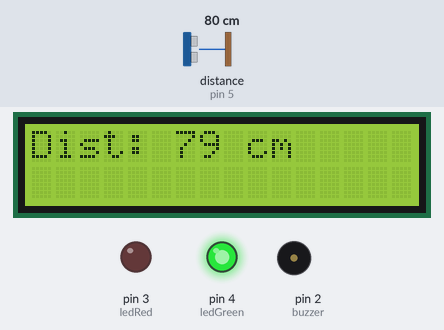
The sketch below on a simulated Arduino Uno, built with avr-gcc and run on an emulated ATmega328P. Parts: 16×2 character LCD, output pins drawn as LEDs (lit = HIGH), buzzer (waves = sounding, pin HIGH). Wiring (inferred from the names in the program): ultrasonic range finder: trigger pin 6; echo pin 5. Dashed ring = blinking. Inputs (shaded band) come from the test bench; at power-on: distance to the obstacle (sensor on pin 5) 80 cm. The echo pulse lasts 58.3 µs per cm; pins used as bus, display or sensor lines are not drawn; what the sketch prints to the serial monitor is not drawn.

Above: at 2.2 s.
2.3 s: distance to the obstacle (sensor on pin 5) set to 55 cm
At 2.9 s:
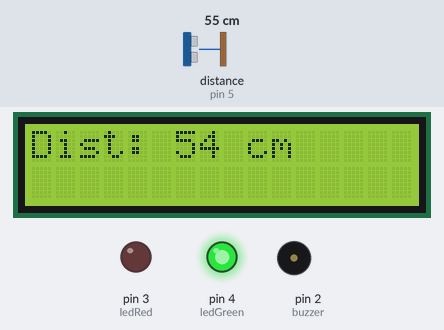
3.8 s: distance to the obstacle (sensor on pin 5) set to 47 cm
At 3.93 s:
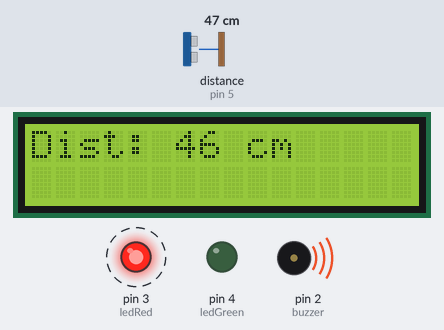
5.7 s: distance to the obstacle (sensor on pin 5) set to 9 cm
At 5.87 s:
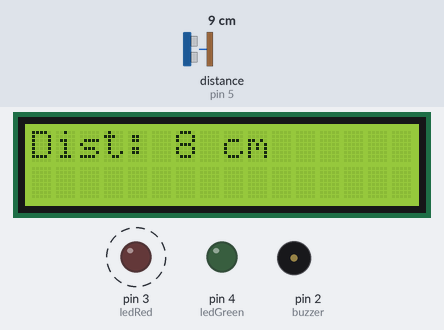
7.2 s: distance to the obstacle (sensor on pin 5) set to 250 cm
At 7.8 s:
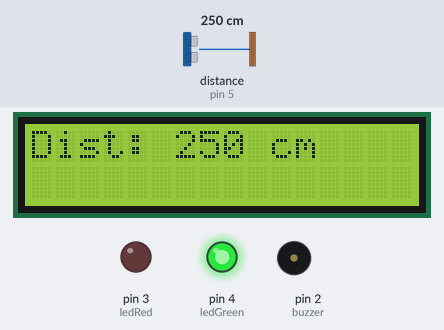
Timing chart, 0 to 9.8 s (numbered marks = the images above; inputs shaded):
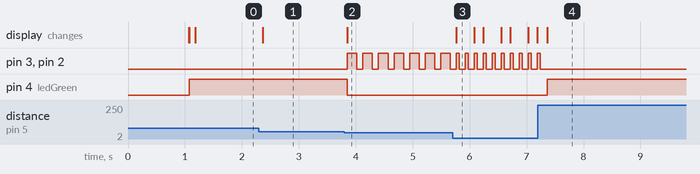

Measured:
- the behaviour switches between 51 and 50 cm on distance to the obstacle (sensor on pin 5) (found by bisection; images 1 and 2)
- after the input at 2.3 s, the display: changes after 0.06 s (image 1)
- after the input at 3.8 s, pin 3 (ledRed), pin 2 (buzzer): alternates HIGH for 0.17 s and LOW for 0.11 s, starting after 0.05 s; pin 4 (ledGreen): HIGH → LOW after 0.05 s; the display: changes after 0.05 s (image 2)
- after the input at 5.7 s, pin 3 (ledRed), pin 2 (buzzer): alternates HIGH for 0.05 s and LOW for 0.10 s, starting after 0.12 s; the display: changes after 0.06 s (image 3)
- after the input at 7.2 s, pin 3 (ledRed), pin 2 (buzzer): goes on until 7.2 s, then stays LOW; pin 4 (ledGreen): LOW → HIGH after 0.16 s; the display: changes after 0.16 s (image 4)

The sketch:

ultrasonic_alarm.ino
```cpp
#include <LiquidCrystal.h>

#define trigPin 6
#define echoPin 5
#define buzzer 2
#define ledRed 3
#define ledGreen 4

LiquidCrystal lcd(7, 8, 9, 10, 11, 12);

void setup() {
  Serial.begin(9600);
  pinMode(trigPin, OUTPUT);
  pinMode(echoPin, INPUT);
  pinMode(buzzer, OUTPUT);
  pinMode(ledRed, OUTPUT);
  pinMode(ledGreen, OUTPUT);

  lcd.begin(16, 2);
  lcd.print("Sistem Alarm");
  delay(1000);
  lcd.clear();
}

void loop() {
  long duration;
  int distance;
  int pulseDelay;

  digitalWrite(trigPin, LOW);
  delayMicroseconds(2);
  digitalWrite(trigPin, HIGH);
  delayMicroseconds(10);
  digitalWrite(trigPin, LOW);

  duration = pulseIn(echoPin, HIGH, 30000);
  distance = (duration / 2) / 29.1;

  lcd.setCursor(0, 0);
  lcd.print("Dist: ");
  lcd.print(distance);
  lcd.print(" cm    ");

  Serial.print("Distanta: ");
  Serial.print(distance);
  Serial.println(" cm");

  if (distance < 50) {
    pulseDelay = (distance * 3) + 30;

    digitalWrite(buzzer, HIGH);
    digitalWrite(ledRed, HIGH);
    digitalWrite(ledGreen, LOW);

    delay(pulseDelay);

    digitalWrite(buzzer, LOW);
    digitalWrite(ledRed, LOW);

  }
  else {
    digitalWrite(buzzer, LOW);
    digitalWrite(ledRed, LOW);
    digitalWrite(ledGreen, HIGH);

  }

  delay(100);
}
```
